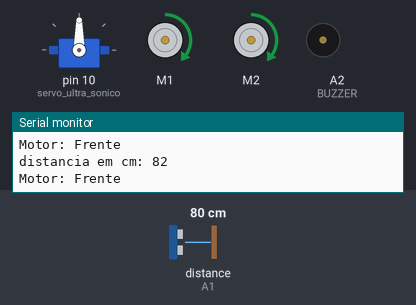
The sketch below on a simulated Arduino Uno, built with avr-gcc and run on an emulated ATmega328P. Parts: servo, 2 × DC motor (green arrow = forward, orange = backward, longer = faster), buzzer (waves = sounding, pin HIGH), the last lines printed to the serial monitor. Wiring (inferred from the names in the program): ultrasonic range finder: trigger A0; echo A1. The inputs (shaded band) are chosen by the test bench; at power-on: distance to the obstacle (sensor on A1) 80 cm. The echo pulse lasts 58.3 µs per cm; pins used as bus, display or sensor lines are not drawn.

Above: at 1.2 s.
1.3 s: distance to the obstacle (sensor on A1) set to 35 cm
2.8 s: distance to the obstacle (sensor on A1) set to 26 cm
At 3.7 s:
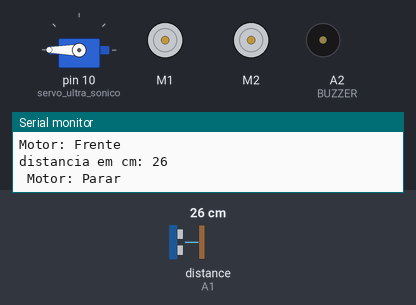
5.8 s: distance to the obstacle (sensor on A1) set to 60 cm
At 7.47 s:
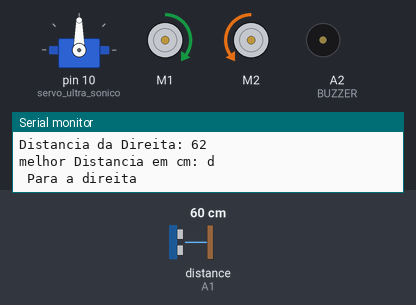
8.8 s: distance to the obstacle (sensor on A1) set to 2 cm
At 11.7 s:
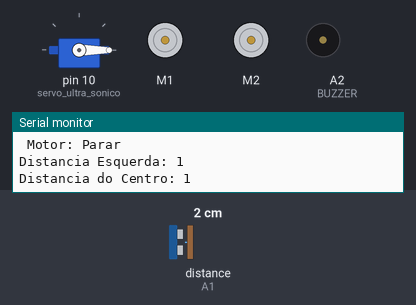
11.8 s: distance to the obstacle (sensor on A1) set to 120 cm
At 12.87 s:
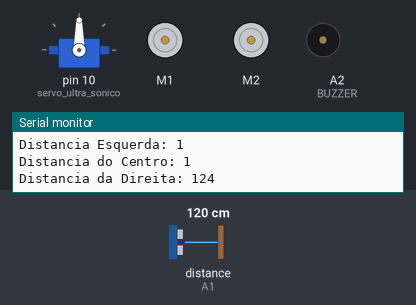
Timing chart, 0 to 15.3 s (numbered marks = the images above; inputs shaded):
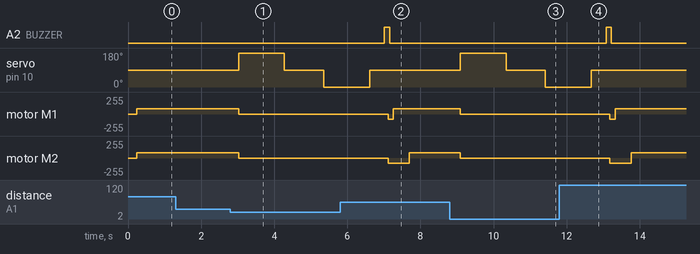

The sketch:

CarroDesviaObstaculo.ino
```cpp
   //Prof.WilliamJosé
  // inclusão de bibliotecas.
  #include <Servo.h>    //  biblioteca de manipulação de servo motor.
  #include <AFMotor.h> //   biblioteca de manipulação de motor DC.

  //Definindo os pinos
  #define trigPin A0
  #define echoPin A1
  #define BUZZER A2
  AF_DCMotor motor1(1);    // motor1 ligado na L293 ao M1
  AF_DCMotor motor2(2);    // motor2 ligado na L293 ao M2

  int TempoGirar = 1;//tempo do robô girar em 45º com uma bateria de 9v.
  int distanciaObstaculo = 30; //distância para o robô parar e recalcular o melhor caminho
  int velocidadeMotores = 80; // velocidade que os motores funcionarão na bateria 9v. Para a bateria 9v a velocidade 80 é ideal
  Servo servo_ultra_sonico; // nomeando o servo motor
  //variáveis  para o sensor ultrassonico
  long duracao;
  long distancia_cm=0;
  int minimumRange=5; //tempo de resposta do sensor
  int maximumRange=200;

  // executado na inicialização do Arduino
  void setup(){
    Serial.begin(9600); // inicializa a comunicação serial para mostrar dados
    servo_ultra_sonico.attach(10);  // Define o mini servo motor ligado no pino digital 10.
    pinMode(trigPin, OUTPUT); //define o pino TRIG como saída
    pinMode(echoPin, INPUT);  //define o pino ECHO como entrada
    pinMode(BUZZER,OUTPUT);   // Define o pino do buzzer como saída
    motor1.setSpeed(velocidadeMotores);// Velocidade dos motores ,a máxima é 255.
    motor2.setSpeed(velocidadeMotores);
    servo_ultra_sonico.write(90);   // O servo do sensor se inicia a 90 graus (meio)
    rotacao_Parado;  //inica com os motores parados
  }

  // Função principal do Arduino
  void loop(){
    pensar(); //inicia a função pensar
  }

  // Chamando outras funções para definir o que o robô irá fazer
  void pensar(){
   reposicionaServoSonar(); //Servo para olhar a frente
   int distancia = lerSonar(); // Ler o sensor de distância
   Serial.print("distancia em cm: ");
   Serial.println(distancia);   // Exibe no serial monitor
   if (distancia > distanciaObstaculo) {  // Se a distância for maior que 20 cm
     rotacao_Frente(); //Anda para frente
   }else{
     rotacao_Parado();  //para o robô
     posicionaCarroMelhorCaminho(); //calcula o melhor caminho
     pensar();
   }
  }

  // Função de Leitura e Calcudo de distância do sensor ultrassônico
  int lerSonar(){
   digitalWrite(trigPin, LOW); //não envia som
   delayMicroseconds(2);
   digitalWrite(trigPin,HIGH); //envia som
   delayMicroseconds(10);
   digitalWrite(trigPin,LOW); //não envia o som e espera o retorno do som enviado
   duracao = pulseIn(echoPin,HIGH); //Captura a duração em tempo do retorno do som.
   distancia_cm = duracao/56; //Calcula a distância
   delay(30);
   return distancia_cm;             // Retorna a distância
  }

  // Função para calcular a distância do centro
  int calcularDistanciaCentro(){
   servo_ultra_sonico.write(90);
   delay(15);//20
   int leituraDoSonar = lerSonar();  // Ler sensor de distância
   delay(500);
   leituraDoSonar = lerSonar();
   delay(500);
   Serial.print("Distancia do Centro: "); // Exibe no serial
   Serial.println(leituraDoSonar);
   return leituraDoSonar;       // Retorna a distância
  }

  // Função para calcular a distância da direita
  int calcularDistanciaDireita(){
   servo_ultra_sonico.write(0);
   delay(190);  //200
   int leituraDoSonar = lerSonar();
   delay(500);
   leituraDoSonar = lerSonar();
   delay(500);
   Serial.print("Distancia da Direita: ");
   Serial.println(leituraDoSonar);
   return leituraDoSonar;
  }

  // Função para calcular a distância da esquerda
  int calcularDistanciaEsquerda(){
   servo_ultra_sonico.write(180);
   delay(190); //200
   int leituraDoSonar = lerSonar();
   delay(500);
   leituraDoSonar = lerSonar();
   delay(500);
   Serial.print("Distancia Esquerda: ");
   Serial.println(leituraDoSonar);
   return leituraDoSonar;
  }

  // Captar distâncias lidas e calcular a melhor distância
  char calculaMelhorDistancia(){
   int esquerda = calcularDistanciaEsquerda();
   int centro = calcularDistanciaCentro();
   int direita = calcularDistanciaDireita();
   reposicionaServoSonar();
   int maiorDistancia = 0;
   char melhorDistancia = '0';

   if (centro > direita && centro > esquerda){
     melhorDistancia = 'c';
     maiorDistancia = centro;
   }else
   if (direita > centro && direita > esquerda){
     melhorDistancia = 'd';
     maiorDistancia = direita;
   }else
   if (esquerda > centro && esquerda > direita){
     melhorDistancia = 'e';
     maiorDistancia = esquerda;
   }
   if (maiorDistancia <= distanciaObstaculo) { //distância limite para parar o robô
     rotacao_Re();
     posicionaCarroMelhorCaminho();
   }
   reposicionaServoSonar();
   return melhorDistancia;
  }

  // Girar o Carro para a melhor distância
  void posicionaCarroMelhorCaminho(){
   char melhorDist = calculaMelhorDistancia();
   Serial.print("melhor Distancia em cm: ");
   Serial.println(melhorDist);
   if (melhorDist == 'c'){
     pensar();
   }else if (melhorDist == 'd'){
     rotacao_Direita();
   }else if (melhorDist == 'e'){
     rotacao_Esquerda();
   }else{
     rotacao_Re();
   }
   reposicionaServoSonar();
  }

  // Função para deixar o sensor "olho" do robô no centro
  void reposicionaServoSonar(){
   servo_ultra_sonico.write(90);
   delay(200);
  }

  // Fazer o carro parar
  void rotacao_Parado()
  {
   Serial.println(" Motor: Parar ");
   motor1.run(RELEASE); // Motor para
   motor2.run(RELEASE);
  }

  // Fazer Robô andar para frente
  void rotacao_Frente()
  {
   Serial.println("Motor: Frente ");
   motor1.run(FORWARD); // Roda vai para frente
   motor2.run(FORWARD);
   delay(45);//50
  }

  // Andar para trás e emitir na ré
  void rotacao_Re()
  {
   Serial.println("Motor: ré ");
   for (int i=0; i <= 3; i++){
      digitalWrite(BUZZER, HIGH); // Liga o som
      delay(100);
      motor1.run(BACKWARD);    // Roda vai para trás
      motor2.run(BACKWARD);    // Roda vai para trás
      delay(100);
      digitalWrite(BUZZER, LOW); // Desliga o som
      delay(100);
   }
   rotacao_Parado();
  }

  // Virar à direita
  void rotacao_Direita()
  {
   digitalWrite(BUZZER, HIGH); // Liga o som
   delay(100);
   motor1.run(BACKWARD);    //Dar uma ré para não colidir ao girar
   motor2.run(BACKWARD);
   delay(45);  //50
   digitalWrite(BUZZER, LOW); // Desliga o som
   delay(100);
   Serial.println(" Para a direita ");
   motor1.run(FORWARD); // Roda vai para frente
   motor2.run(BACKWARD); // Roda vai para trás
   delay(TempoGirar);
  }

  // Virar à esquerda
  void rotacao_Esquerda()
  {
   digitalWrite(BUZZER, HIGH); // Liga o som
   delay(100);
   motor1.run(BACKWARD);    //Ré para não colidir ao girar
   motor2.run(BACKWARD);
   delay(45);//50
   digitalWrite(BUZZER, LOW); // Desliga o som
   delay(100);
   Serial.println(" Para a esquerda ");
   motor1.run(BACKWARD); // Roda vai para trás
   motor2.run(FORWARD); // Roda vai para frente
   delay(TempoGirar);
  }
```

Measured:
- the behaviour switches between 31 and 30 cm on distance to the obstacle (sensor on A1) (found by bisection; images 0 and 1)
- after the input at 2.8 s, servo on pin 10 (servo_ultra_sonico): 90° → 180° after 0.22 s, → 90° 1.3 s later, → 0° 1.1 s later; motor M1, motor M2: forward 80/255 → stopped after 0.22 s
- after the input at 5.8 s, servo on pin 10 (servo_ultra_sonico): goes on until 6.6 s, then stays 90°
- after the input at 8.8 s, servo on pin 10 (servo_ultra_sonico): 90° → 180° after 0.29 s, → 90° 1.3 s later, → 0° 1.1 s later; motor M1, motor M2: forward 80/255 → stopped after 0.29 s
- after the input at 11.8 s, servo on pin 10 (servo_ultra_sonico): goes on until 12.7 s, then stays 90°
